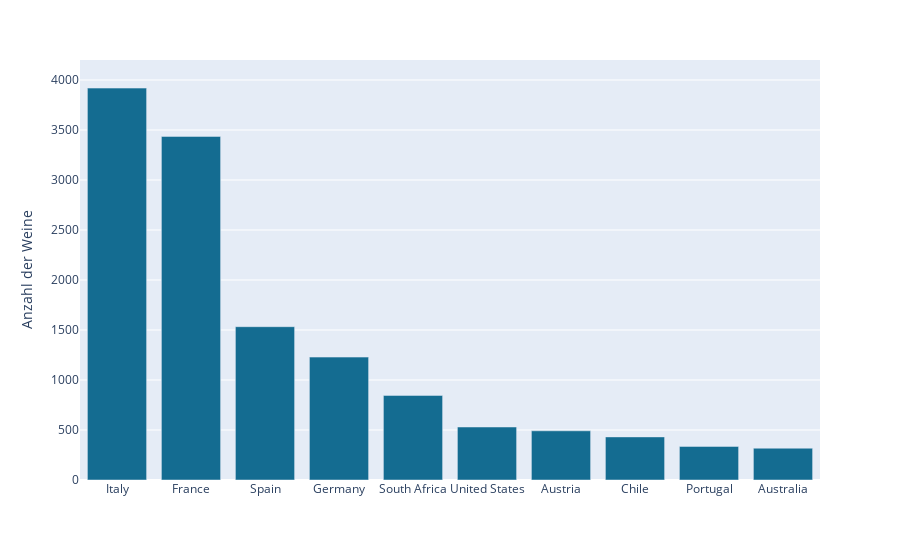

Here is the notebook cell this chart was saved with:
### Code cell
country_statistiken = df.groupby("Country").agg(Count=("Country", "size"), Avg_Rating=("Rating", "mean")).reset_index()

top10_countries = country_statistiken.sort_values(by="Count", ascending=False).head(10).round(2)

fig = px.bar(top10_countries, 
             x="Country", 
             y="Count", 
             labels={"Count": "Anzahl der Weine",  "Avg_Rating": "Avg Rating"}, 

             color_discrete_sequence=["#146c91"])
fig.update_yaxes(range=[0,4200])
fig.update_xaxes(title=None)
fig.update_traces(textposition="outside",)

fig.show()

### Figure 1 — Plotly figure (JSON) as saved in the notebook; plotly's stock layout.template omitted (floating-point values rounded to 4 significant figures)
{"data": [{"hovertemplate": "Country=%{x}<br>Anzahl der Weine=%{y}<extra></extra>", "legendgroup": "", "marker": {"color": "#146c91", "pattern": {"shape": ""}}, "name": "", "orientation": "v", "showlegend": false, "textposition": "outside", "type": "bar", "x": ["Italy", "France", "Spain", "Germany", "South Africa", "United States", "Austria", "Chile", "Portugal", "Australia"], "xaxis": "x", "y": [3919, 3436, 1533, 1229, 846, 530, 492, 431, 336, 318], "yaxis": "y"}], "layout": {"barmode": "relative", "legend": {"tracegroupgap": 0}, "margin": {"t": 60}, "xaxis": {"anchor": "y", "domain": [0, 1], "title": {}}, "yaxis": {"anchor": "x", "domain": [0, 1], "range": [0, 4200], "title": {"text": "Anzahl der Weine"}}}}
